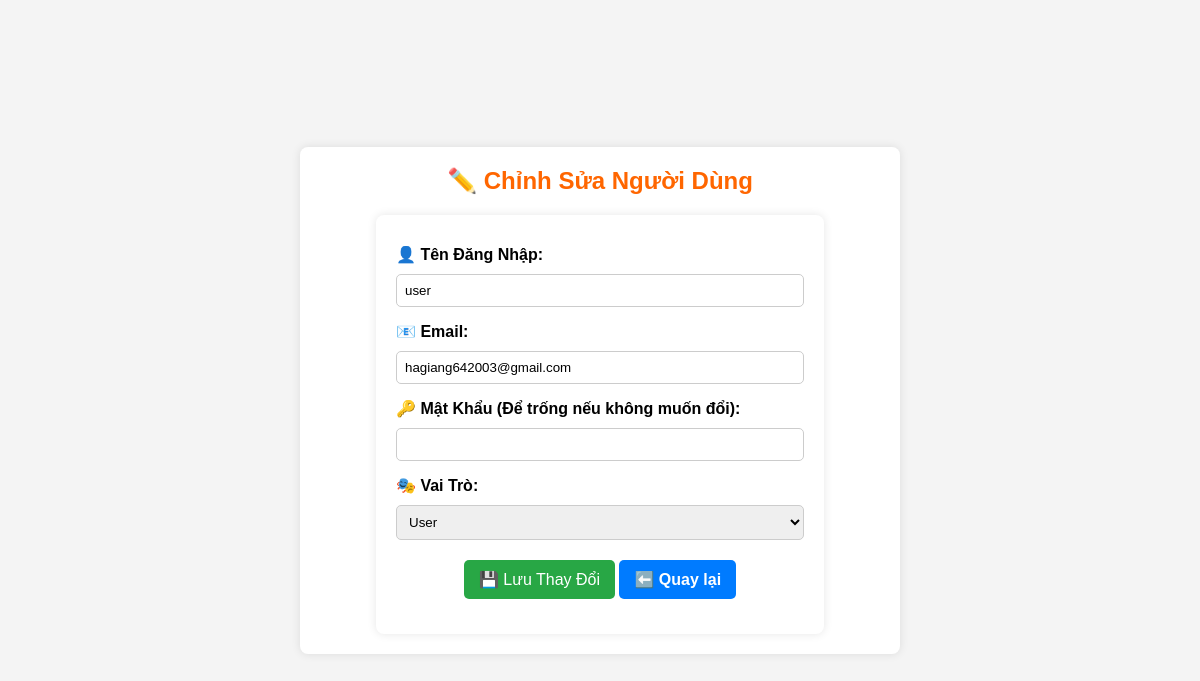
The page /index.php?action=edit_user&id=1 (signed in) on the database its author committed.
### tables this page shows
CREATE TABLE `users` (
  `id` int NOT NULL,
  `username` varchar(50) NOT NULL,
  `password` varchar(255) NOT NULL,
  `email` varchar(100) NOT NULL,
  `role` enum('admin','user') DEFAULT 'user',
  `created_at` timestamp NULL DEFAULT CURRENT_TIMESTAMP
);

### app/controllers/UserController.php (called while the page is built, shortened)
<?php
require_once __DIR__ . '/../models/User.php';
class UserController {
    public function editUser() {
        $userModel = new User();
        $user = $userModel->getUserById($_GET['id']);
        include __DIR__ . '/../views/admin/users/edit.php';
    }
}
?>

### public/index.php (called while the page is built, shortened)
<?php
require_once __DIR__ . '/../routes/web.php';
?>

### app/models/User.php (called while the page is built, shortened)
<?php
require_once 'Database.php';
class User {
    private $conn;
    public function __construct() {
        $database = new Database();
        $this->conn = $database->getConnection();
    }
    public function getUserById($id) {
        $stmt = $this->conn->prepare("SELECT * FROM users WHERE id = ?");
        $stmt->execute([$id]);
        return $stmt->fetch(PDO::FETCH_ASSOC);
    }
}
?>

### app/models/Database.php (called while the page is built, shortened)
<?php
class Database {
    private $host = "localhost";
    private $db_name = "bookstore";
    private $username = "root";
    private $password = "";
    public function getConnection() {
        $this->conn = null;
        try {
            $this->conn = new PDO("mysql:host=" . $this->host . ";dbname=" . $this->db_name, $this->username, $this->password);
            $this->conn->setAttribute(PDO::ATTR_ERRMODE, PDO::ERRMODE_EXCEPTION);
        } catch (PDOException $exception) {
            echo "Connection error: " . $exception->getMessage();
        }
        return $this->conn;
    }
}
?>

### app/views/admin/users/edit.php (the view, shortened to what this page needs)
<!DOCTYPE html>
<html lang="vi">
<head>
    <link rel="stylesheet" href="/PHP/baidoan/public/assets/css/admin.css">
</head>
<body>
<div class="container">
    <h2>✏️ Chỉnh Sửa Người Dùng</h2>
    <form action="index.php?action=update_user" method="POST">
        <div class="form-group">
            <label for="username">👤 Tên Đăng Nhập:</label>
            <input type="text" name="username" required value="<?= htmlspecialchars($user['username']) ?>">
        </div>
        <div class="form-group">
            <label for="email">📧 Email:</label>
            <input type="email" name="email" required value="<?= htmlspecialchars($user['email']) ?>">
        </div>
        <div class="form-group">
            <label for="password">🔑 Mật Khẩu (Để trống nếu không muốn đổi):</label>
            <input type="password" name="password">
        </div>
        <div class="form-group">
            <label for="role">🎭 Vai Trò:</label>
            <select name="role" required>
                <option value="user" <?= ($user['role'] == 'user') ? "selected" : "" ?>>User</option>
            </select>
        </div>
        <div class="btn-group">
            <button type="submit" class="btn-submit">💾 Lưu Thay Đổi</button>
            <a href="index.php?action=manage_users" class="btn-back">⬅️ Quay lại</a>
        </div>
    </form>
</div>
</body>
</html>

### public/assets/css/admin.css (style rules this page uses)
* { margin: 0; padding: 0; box-sizing: border-box; font-family: Arial, sans-serif; }
body { background-color: #f8f9fa; display: flex; justify-content: center; align-items: center; height: 100vh; }
h2 { text-align: center; margin-bottom: 20px; color: #ff6600; }
form { width: 80%; max-width: 600px; margin: auto; background: white; padding: 20px; border-radius: 8px; box-shadow: 0 0 10px rgba(0, 0, 0, 0.1); }
h2 { text-align: center; color: #ff6600; margin-bottom: 20px; }
label { font-weight: bold; margin-top: 10px; display: block; }
input, textarea, select { width: 100%; padding: 10px; margin-top: 5px; border: 1px solid #ccc; border-radius: 5px; }
body { background-color: #f4f4f4; font-family: Arial, sans-serif; }
.container { max-width: 1100px; background: white; padding: 20px; border-radius: 8px; box-shadow: 0 4px 6px rgba(0, 0, 0, 0.1); }
h2 { font-weight: bold; }
.btn-back { display: inline-block; background-color: #ff9800; color: white; padding: 8px 15px; margin-bottom: 15px; text-decoration: none; border-radius: 5px; font-weight: bold; }

### app/views/admin/users/edit.php (style rules this page uses)
body { font-family: Arial, sans-serif; background-color: #f4f4f4; margin: 0; padding: 0; }
.container { width: 50%; margin: 30px auto; background: #fff; padding: 20px; border-radius: 8px; box-shadow: 0 0 10px rgba(0, 0, 0, 0.1); }
h2 { text-align: center; color: #ff6600; }
.form-group { margin-bottom: 15px; }
label { font-weight: bold; display: block; margin-bottom: 5px; }
input, select { width: 100%; padding: 8px; border: 1px solid #ccc; border-radius: 5px; }
.btn-group { text-align: center; margin-top: 20px; }
.btn-submit, .btn-back { padding: 10px 15px; border: none; border-radius: 5px; cursor: pointer; font-size: 16px; text-align: center; text-decoration: none; display: inline-block; }
.btn-submit { background: #28a745; color: #fff; }
.btn-back { background: #007bff; color: white; }

### rows shown on the page
users: username "user", email "hagiang642003@gmail.com", role "User"
